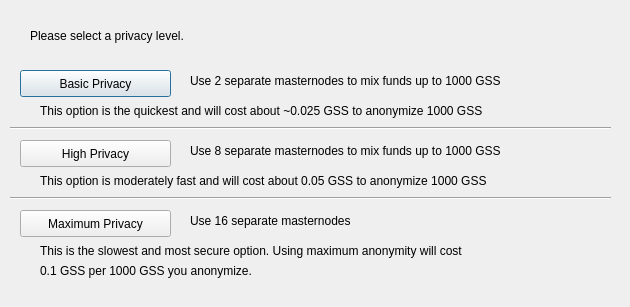
<?xml version="1.0" encoding="UTF-8"?>
<ui version="4.0">
 <class>DarksendConfig</class>
 <widget class="QDialog" name="DarksendConfig">
  <property name="geometry">
   <rect>
    <x>0</x>
    <y>0</y>
    <width>630</width>
    <height>307</height>
   </rect>
  </property>
  <property name="windowTitle">
   <string>Configure PrivateSend</string>
  </property>
  <widget class="QPushButton" name="buttonBasic">
   <property name="geometry">
    <rect>
     <x>20</x>
     <y>70</y>
     <width>151</width>
     <height>27</height>
    </rect>
   </property>
   <property name="text">
    <string>Basic Privacy</string>
   </property>
  </widget>
  <widget class="QPushButton" name="buttonHigh">
   <property name="geometry">
    <rect>
     <x>20</x>
     <y>140</y>
     <width>151</width>
     <height>27</height>
    </rect>
   </property>
   <property name="text">
    <string>High Privacy</string>
   </property>
  </widget>
  <widget class="QPushButton" name="buttonMax">
   <property name="geometry">
    <rect>
     <x>20</x>
     <y>210</y>
     <width>151</width>
     <height>27</height>
    </rect>
   </property>
   <property name="text">
    <string>Maximum Privacy</string>
   </property>
  </widget>
  <widget class="QLabel" name="label">
   <property name="geometry">
    <rect>
     <x>30</x>
     <y>20</y>
     <width>571</width>
     <height>31</height>
    </rect>
   </property>
   <property name="text">
    <string>Please select a privacy level.</string>
   </property>
  </widget>
  <widget class="QLabel" name="label_2">
   <property name="geometry">
    <rect>
     <x>190</x>
     <y>70</y>
     <width>421</width>
     <height>21</height>
    </rect>
   </property>
   <property name="text">
    <string>Use 2 separate masternodes to mix funds up to 1000 GSS</string>
   </property>
  </widget>
  <widget class="QLabel" name="label_3">
   <property name="geometry">
    <rect>
     <x>190</x>
     <y>140</y>
     <width>411</width>
     <height>21</height>
    </rect>
   </property>
   <property name="text">
    <string>Use 8 separate masternodes to mix funds up to 1000 GSS</string>
   </property>
  </widget>
  <widget class="QLabel" name="label_4">
   <property name="geometry">
    <rect>
     <x>190</x>
     <y>210</y>
     <width>421</width>
     <height>21</height>
    </rect>
   </property>
   <property name="text">
    <string>Use 16 separate masternodes</string>
   </property>
  </widget>
  <widget class="QLabel" name="label_6">
   <property name="geometry">
    <rect>
     <x>40</x>
     <y>100</y>
     <width>561</width>
     <height>21</height>
    </rect>
   </property>
   <property name="text">
    <string>This option is the quickest and will cost about ~0.025 GSS to anonymize 1000 GSS</string>
   </property>
  </widget>
  <widget class="QLabel" name="label_7">
   <property name="geometry">
    <rect>
     <x>40</x>
     <y>170</y>
     <width>561</width>
     <height>21</height>
    </rect>
   </property>
   <property name="text">
    <string>This option is moderately fast and will cost about 0.05 GSS to anonymize 1000 GSS</string>
   </property>
  </widget>
  <widget class="QLabel" name="label_8">
   <property name="geometry">
    <rect>
     <x>40</x>
     <y>240</y>
     <width>561</width>
     <height>21</height>
    </rect>
   </property>
   <property name="text">
    <string>This is the slowest and most secure option. Using maximum anonymity will cost</string>
   </property>
  </widget>
  <widget class="QLabel" name="label_9">
   <property name="geometry">
    <rect>
     <x>40</x>
     <y>260</y>
     <width>561</width>
     <height>21</height>
    </rect>
   </property>
   <property name="text">
    <string>0.1 GSS per 1000 GSS you anonymize.</string>
   </property>
  </widget>
  <widget class="Line" name="line">
   <property name="geometry">
    <rect>
     <x>10</x>
     <y>120</y>
     <width>601</width>
     <height>16</height>
    </rect>
   </property>
   <property name="orientation">
    <enum>Qt::Horizontal</enum>
   </property>
  </widget>
  <widget class="Line" name="line_2">
   <property name="geometry">
    <rect>
     <x>10</x>
     <y>190</y>
     <width>601</width>
     <height>16</height>
    </rect>
   </property>
   <property name="orientation">
    <enum>Qt::Horizontal</enum>
   </property>
  </widget>
 </widget>
 <resources/>
 <connections/>
</ui>
